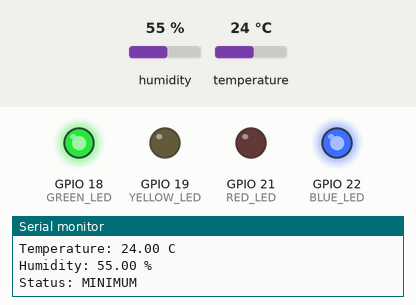
Recording of a sketch running on a simulated ESP32. Parts: output pins drawn as LEDs (lit = HIGH), the last lines printed to the serial monitor. The test bench sets the inputs (shaded band); at power-on: temperature 24 °C, humidity 55 %. WiFi joins after 1.5 s; servers stay silent unless stated.

Above: at 2.7 s.
2.8 s: temperature set to 24.5 °C
5.5 s: temperature set to 25.6 °C
At 6.0 s:
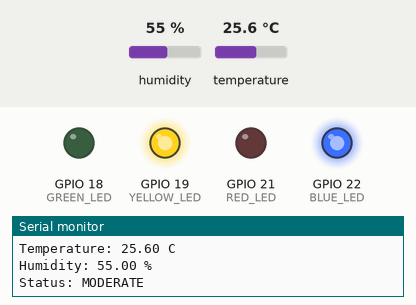
8.2 s: temperature set to 34.6 °C
10.9 s: temperature set to 35.4 °C
At 12.0 s:
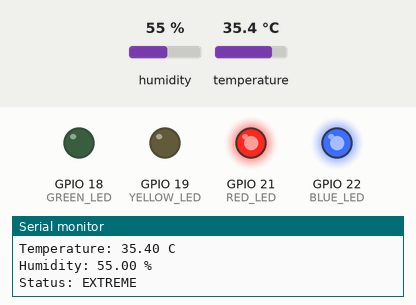
13.6 s: temperature set to 12 °C
At 14.4 s:
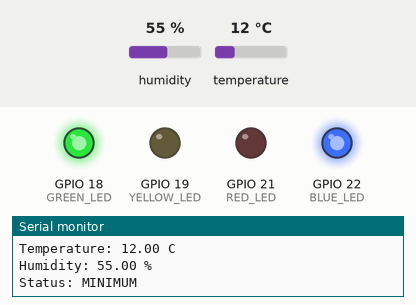
16.3 s: temperature set to 28 °C
At 19.1 s:
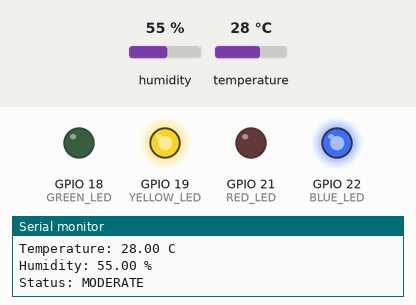
Timing chart, 0 to 20.1 s (numbered marks = the images above; inputs shaded):
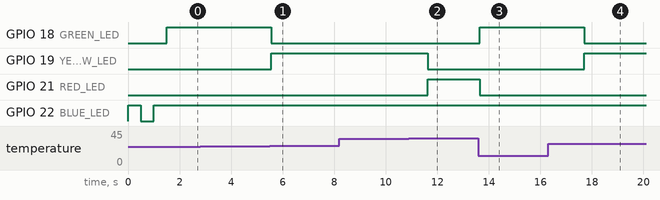

The sketch:

main.io.ino
```cpp
#include <DHT.h>

// DHT22 Configuration
#define DHTPIN 4
#define DHTTYPE DHT22

DHT dht(DHTPIN, DHTTYPE);

// LED GPIO Pins
#define GREEN_LED 18
#define YELLOW_LED 19
#define RED_LED 21
#define BLUE_LED 22

// WiFi configuration (Wokwi)
#include <WiFi.h>

const char* ssid = "Wokwi-GUEST";
const char* password = "";

void setup() {
  Serial.begin(115200);

  // Initialize LEDs
  pinMode(GREEN_LED, OUTPUT);
  pinMode(YELLOW_LED, OUTPUT);
  pinMode(RED_LED, OUTPUT);
  pinMode(BLUE_LED, OUTPUT);

  // Initialize DHT22
  dht.begin();

  Serial.println("ESP32 Temperature Monitoring System");

  // Connect to Wokwi WiFi
  WiFi.begin(ssid, password);

  Serial.print("Connecting to WiFi");

  while (WiFi.status() != WL_CONNECTED) {
    digitalWrite(BLUE_LED, !digitalRead(BLUE_LED));
    Serial.print(".");
    delay(500);
  }

  digitalWrite(BLUE_LED, HIGH);

  Serial.println("\nWiFi Connected!");
  Serial.print("IP Address: ");
  Serial.println(WiFi.localIP());
}

void loop() {

  float temperature = dht.readTemperature();
  float humidity = dht.readHumidity();

  if (isnan(temperature) || isnan(humidity)) {
    Serial.println("DHT22 reading failed!");
    delay(2000);
    return;
  }

  // Turn off temperature LEDs
  digitalWrite(GREEN_LED, LOW);
  digitalWrite(YELLOW_LED, LOW);
  digitalWrite(RED_LED, LOW);

  Serial.println("-----------------------");
  Serial.print("Temperature: ");
  Serial.print(temperature);
  Serial.println(" C");

  Serial.print("Humidity: ");
  Serial.print(humidity);
  Serial.println(" %");

  // Temperature classification
  if (temperature < 25) {

    digitalWrite(GREEN_LED, HIGH);
    Serial.println("Status: MINIMUM");

  }
  else if (temperature <= 35) {

    digitalWrite(YELLOW_LED, HIGH);
    Serial.println("Status: MODERATE");

  }
  else {

    digitalWrite(RED_LED, HIGH);
    Serial.println("Status: EXTREME");

  }

  // WiFi indicator
  digitalWrite(BLUE_LED,
    WiFi.status() == WL_CONNECTED ? HIGH : LOW);

  delay(200);
}
```

Measured:
- the behaviour switches between 24.9 and 25 °C on temperature (found by bisection; images 0 and 1)
- the behaviour switches between 35 and 35.1 °C on temperature (found by bisection; images 1 and 2)
- after the input at 5.5 s, GPIO 18 (GREEN_LED): HIGH → LOW after 0.05 s; GPIO 19 (YELLOW_LED): LOW → HIGH after 0.05 s
- after the input at 10.9 s, GPIO 19 (YELLOW_LED): HIGH → LOW after 0.73 s; GPIO 21 (RED_LED): LOW → HIGH after 0.73 s
- after the input at 13.6 s, GPIO 18 (GREEN_LED): LOW → HIGH after 0.05 s; GPIO 21 (RED_LED): HIGH → LOW after 0.05 s
- after the input at 16.3 s, GPIO 18 (GREEN_LED): HIGH → LOW after 1.4 s; GPIO 19 (YELLOW_LED): LOW → HIGH after 1.4 s
